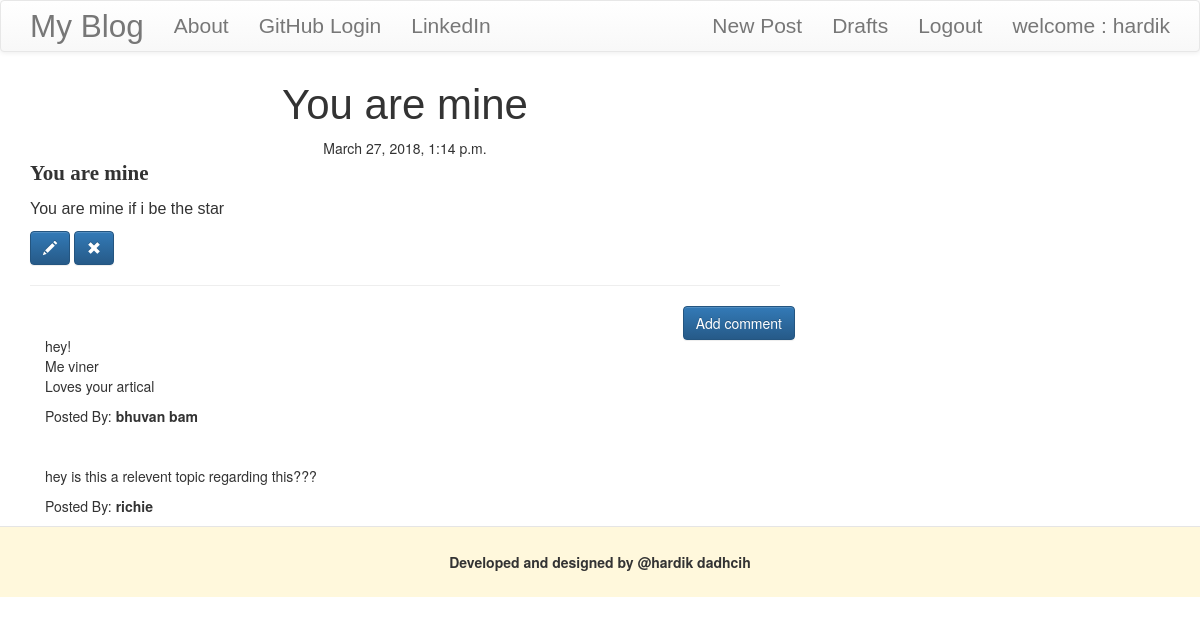
The app's page /post/1 (signed in) with its own data.
### blog/models.py (models this page shows, shortened)
class Post(models.Model):
    author = models.ForeignKey('auth.User')
    title = models.CharField(max_length=200)
    text = models.TextField()
    create_date = models.DateTimeField(default=timezone.now())
    published_date = models.DateTimeField(blank=True, null=True)

class Comment(models.Model):
    post = models.ForeignKey('blog.Post', related_name='comments')
    author = models.CharField(max_length=200)
    text = models.TextField()
    create_date = models.DateTimeField(default=timezone.now())
    approved_comment = models.BooleanField(default=False)

### blog/views.py (the view)
# urls.py: url(r'^post/(?P<pk>\d+)$', views.PostDetailView.as_view(), name='post_detail'),
class PostDetailView(DetailView):
    model = Post

### blog/templates/blog/post_detail.html (shortened to what this page needs)
{% extends 'blog/base.html' %}
{% block body_content %}
    <h1 class="posttitle"> {{ post.title }}</h1>
    {% if post.published_date %}
        <div class="date postdate">
            {{ post.published_date }}
        </div>
    {% else %}
        <a class="btn btn-default" href="{% url 'post_publish' pk=post.pk %}">Publish</a>
    {% endif %}
    <p class="postcontent">
        <strong>{{ post.title|safe|linebreaksbr }}</strong>
    </p>
    <p class="postdetails">{{ post.text|safe|linebreaksbr }}</p>
    {% if user.is_authenticated %}
        <a class="btn btn-primary" href="{% url 'post_edit' pk=post.pk %}"><span
                class="glyphicon glyphicon-pencil"></span>
        </a>
        <a class="btn btn-primary" href="{% url 'post_remove' pk=post.pk %}"><span
                class="glyphicon glyphicon-remove"></span>
        </a>
    {% endif %}
    <hr>
    <a class="btn btn-primary btn-comment" href="{% url 'add_comment_to_post' pk=post.pk %}">Add comment</a>
    <div class="container">
        {% for comment in post.comments.all %}
            <br>
            {% if user.is_authenticated or comment.approved_comment %}
                <p>{{ comment.text|safe|linebreaks }}</p>
                <p>Posted By: <strong>{{ comment.author }}</strong></p>
            {% endif %}
            {% empty %}
            <p>No comments!</p>
        {% endfor %}
    </div>
{% endblock %}

### blog/templates/blog/base.html (shortened to what this page needs)
<!DOCTYPE html>
{% load staticfiles %}
<html lang="en">
<head>
    <link rel="stylesheet" href="https://maxcdn.bootstrapcdn.com/bootstrap/3.3.7/css/bootstrap.min.css"
>
    <link rel="stylesheet" href="https://maxcdn.bootstrapcdn.com/bootstrap/3.3.7/css/bootstrap-theme.min.css"
>
    <link rel="stylesheet" href="{% static 'css/blog.css' %}">
</head>
<body>
<nav class="navbar navbar-default techfont custom-navbar">
    <div class="container">
        <ul class="nav navbar-nav">
            <li><a class="navbar-brand bigbrand" href="{% url 'post_list' %}">My Blog</a></li>
            <li><a href="{% url 'about' %}">About</a></li>
            <li><a href="https://github.com" target="_blank">GitHub Login</a></li>
            <li><a href="http://linkedin.com/in" target="_blank">LinkedIn</a></li>
        </ul>
        <ul class="nav navbar-nav navbar-right">
            {% if user.is_authenticated %}
                <li><a href="{% url 'post_new' %}">New Post</a></li>
                <li><a href="{% url 'post_draft_list' %}">Drafts</a></li>
                <li><a href="{% url 'logout' %}">Logout</a></li>
                <li><a> welcome : {{ user.username }}</a></li>
            {% else %}
                <li><a class="nav navbar-right" href="{% url 'login' %}"><span class="glyphicon glyphicon-user"></span>Login</a>
                </li>
            {% endif %}
        </ul>
    </div>
</nav>
    <div class="content container">
        <div class="row">
            <div class="col-md-8">
                <div class="blog_post">
                    {% block body_content %}
                    {% endblock %}
                </div>
            </div>
        </div>
    </div>
<div class=" basic modal-footer">
    <p><center><strong>Developed and designed by @hardik dadhcih</strong></center></p>
</div>
</body>
</html>

### blog/static/css/blog.css (style rules this page uses)
.techfont { font-family: 'Arial Narrow', sans-serif; font-size: 1.5em; margin-bottom: 10px; }
.bigbrand { font-size: 1.5em; }
.postdate { text-align: center; }
.posttitle { font-family: 'Andale Mono',sans-serif; font-size: 3em; text-align: center; }
.postcontent { font-family: 'sans-serif'; font-size: 1.5em; }
.btn-comment { position: absolute; right:0px; }
.postdetails { font-family: Magneto, sans-serif; font-size: medium; align-content: center; }
.basic { background-color: cornsilk; }

### records on screen
Post: title "You are mine", published_date "March 27, 2018, 1:14 p.m.", text "You are mine if i be the star"
Comment: text "hey! Me viner Loves your artical", author "bhuvan bam"
Comment: text "hey is this a relevent topic regarding this???", author "richie"

### other values on screen
{{ user.username }} "hardik"
